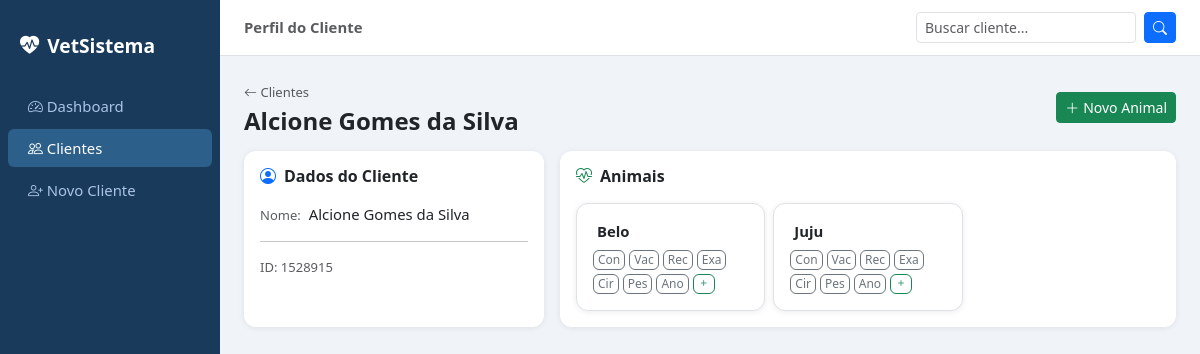
Page /clientes/1528915 on the committed database.
### tables this page shows
CREATE TABLE "clientes" (id INTEGER PRIMARY KEY AUTOINCREMENT, "id_cliente" TEXT, "nome" TEXT);

CREATE TABLE "animais" (id INTEGER PRIMARY KEY AUTOINCREMENT, "id_cliente" TEXT, "id_animal" TEXT, "nome_cliente" TEXT, "nome_animal" TEXT);

### app.py (the view)
@app.route("/clientes/<id_cliente>")
def cliente(id_cliente):
    dados   = db.get_cliente(id_cliente)
    animais = db.get_animais_cliente(id_cliente)
    secao   = request.args.get("secao", "")
    id_animal = request.args.get("animal", "")
    registros = []
    if secao and id_animal:
        registros = db.get_registros_animal(id_cliente, id_animal, secao)
    return render_template("cliente.html",
                           cliente=dados,
                           id_cliente=id_cliente,
                           animais=animais,
                           secoes=SECOES,
                           secao_ativa=secao,
                           id_animal_ativo=id_animal,
                           registros=registros)

### app.py (called while the page is built)
@app.before_request
def setup():
    db.init_db()

### database.py (called while the page is built, shortened)
def get_db():
    conn = sqlite3.connect(DB_PATH)
    conn.row_factory = sqlite3.Row
    conn.execute("PRAGMA journal_mode=WAL")
    return conn

def init_db(force=False):
    if force and os.path.exists(DB_PATH):
        os.remove(DB_PATH)
        print("Banco removido, recriando...")
    if os.path.exists(DB_PATH) and not force:
        return  # já existe

def get_cliente(id_cliente):
    conn = get_db()
    cliente = None
    for tabela in ("clientes_raw", "clientes_extra", "clientes"):
        try:
            row = conn.execute(
                f'SELECT * FROM "{tabela}" WHERE id_cliente = ? OR "#" = ? OR "id" = ?',
                (str(id_cliente), str(id_cliente), str(id_cliente))
            ).fetchone()
            if row:
                cliente = dict(row)
                break
        except Exception:
            continue
    if not cliente:
        row = conn.execute(
            'SELECT * FROM clientes_novos WHERE id = ?', (id_cliente,)
        ).fetchone()
        if row:
            cliente = dict(row)
    conn.close()
    return cliente

def get_animais_cliente(id_cliente):
    conn = get_db()
    rows = conn.execute(
        'SELECT * FROM animais WHERE id_cliente = ?', (str(id_cliente),)
    ).fetchall()
    novos = conn.execute(
        'SELECT * FROM animais_novos WHERE id_cliente = ?', (str(id_cliente),)
    ).fetchall()
    conn.close()
    return [dict(r) for r in rows] + [dict(r) for r in novos]

### templates/cliente.html (shortened to what this page needs)
{% extends "base.html" %}
{% block topbar_title %}Perfil do Cliente{% endblock %}
{% block content %}
{% set nome = cliente.get('nome') or cliente.get('Nome') or 'Cliente' if cliente else 'Cliente não encontrado' %}
<div class="d-flex justify-content-between align-items-center mb-3">
  <div>
    <a href="{{ url_for('clientes') }}" class="text-muted text-decoration-none small">
      <i class="bi bi-arrow-left"></i> Clientes
    </a>
    <h4 class="fw-bold mb-0 mt-1">{{ nome }}</h4>
  </div>
  <a href="{{ url_for('novo_animal', id_cliente=id_cliente) }}" class="btn btn-success btn-sm">
    <i class="bi bi-plus-lg me-1"></i>Novo Animal
  </a>
</div>
<div class="row g-3 mb-4">
  <div class="col-md-4">
    <div class="card h-100">
      <div class="card-body">
        <h6 class="fw-bold mb-3"><i class="bi bi-person-circle me-2 text-primary"></i>Dados do Cliente</h6>
        {% if cliente %}
          {% for k, v in cliente.items() %}
            {% if v and k not in ('id', 'id_cliente', '#') %}
            <div class="mb-1">
              <span class="text-muted small">{{ k | replace('_',' ') | title }}:</span>
              <span class="ms-1">{{ v }}</span>
            </div>
            {% endif %}
          {% endfor %}
        {% else %}
          <p class="text-muted">Dados não encontrados.</p>
        {% endif %}
        <hr>
        <div class="text-muted small">ID: {{ id_cliente }}</div>
      </div>
    </div>
  </div>
  <div class="col-md-8">
    <div class="card h-100">
      <div class="card-body">
        <h6 class="fw-bold mb-3"><i class="bi bi-heart-pulse me-2 text-success"></i>Animais</h6>
        {% if animais %}
          <div class="row g-2">
            {% for animal in animais %}
            {% set aid = animal.get('id_animal') or animal.get('id') or '' %}
            {% set nome_a = animal.get('nome_animal') or animal.get('nome') or '?' %}
            <div class="col-sm-6 col-lg-4">
              <div class="card border {% if aid == id_animal_ativo %}border-primary bg-primary bg-opacity-10{% endif %} h-100">
                <div class="card-body p-3">
                  <div class="fw-semibold mb-1">{{ nome_a }}</div>
                  <div class="mt-2 d-flex flex-wrap gap-1">
                    {% for secao_key, secao_label in secoes %}
                    <a href="{{ url_for('cliente', id_cliente=id_cliente, animal=aid, secao=secao_key) }}"
                       class="btn btn-xs btn-outline-secondary py-0 px-1"
                       style="font-size:.75rem"
                       title="{{ secao_label }}">
                      {{ secao_label[:3] }}
                    </a>
                    {% endfor %}
                    <a href="{{ url_for('novo_registro', id_cliente=id_cliente, id_animal=aid) }}"
                       class="btn btn-xs btn-outline-success py-0 px-1" style="font-size:.75rem" title="Novo registro">
                      <i class="bi bi-plus"></i>
                    </a>
                  </div>
                </div>
              </div>
            </div>
            {% endfor %}
          </div>
        {% endif %}
      </div>
    </div>
  </div>
</div>
{% endblock %}

### templates/base.html (shortened to what this page needs)
<!DOCTYPE html>
<html lang="pt-BR">
<head>
  <link href="https://cdn.jsdelivr.net/npm/bootstrap@5.3.3/dist/css/bootstrap.min.css" rel="stylesheet">
  <link href="https://cdn.jsdelivr.net/npm/bootstrap-icons@1.11.3/font/bootstrap-icons.min.css" rel="stylesheet">
</head>
<body>
<nav class="sidebar">
  <div class="brand"><i class="bi bi-heart-pulse-fill me-2"></i>VetSistema</div>
  <ul class="nav flex-column">
    <li class="nav-item">
      <a class="nav-link {% if request.endpoint == 'dashboard' %}active{% endif %}" href="{{ url_for('dashboard') }}">
        <i class="bi bi-speedometer2"></i> Dashboard
      </a>
    </li>
    <li class="nav-item">
      <a class="nav-link {% if request.endpoint in ('clientes','cliente') %}active{% endif %}" href="{{ url_for('clientes') }}">
        <i class="bi bi-people"></i> Clientes
      </a>
    </li>
    <li class="nav-item">
      <a class="nav-link" href="{{ url_for('novo_cliente') }}">
        <i class="bi bi-person-plus"></i> Novo Cliente
      </a>
    </li>
  </ul>
</nav>
<div class="topbar d-flex align-items-center justify-content-between">
  <span class="text-muted fw-semibold">{% block topbar_title %}{% endblock %}</span>
  <form class="d-flex" action="{{ url_for('clientes') }}" method="get">
    <input class="form-control form-control-sm me-2" name="q" placeholder="Buscar cliente..." style="width:220px">
    <button class="btn btn-sm btn-primary"><i class="bi bi-search"></i></button>
  </form>
</div>
<div class="main">
  {% block content %}{% endblock %}
</div>
</body>
</html>

### templates/base.html (style rules this page uses)
body { background: #f0f4f8; font-size: 0.93rem; }
.sidebar { min-height: 100vh; background: #1a3a5c; color: #cfe2ff; width: 220px; position: fixed; top: 0; left: 0; padding-top: 1rem; z-index: 100; }
.sidebar .brand { font-size: 1.2rem; font-weight: 700; color: #fff; padding: 1rem 1.25rem 1.5rem; }
.sidebar .nav-link { color: #aac4e4; padding: .5rem 1.25rem; border-radius: 6px; margin: 2px 8px; }
.sidebar .nav-link:hover, .sidebar .nav-link.active { background: #2c5f8a; color: #fff; }
.sidebar .nav-link i { width: 20px; }
.main { margin-left: 220px; padding: 1.5rem; }
.topbar { background: #fff; border-bottom: 1px solid #dee2e6; padding: .75rem 1.5rem; margin-left: 220px; position: sticky; top: 0; z-index: 99; }
.card { border: none; border-radius: 12px; box-shadow: 0 1px 6px rgba(0,0,0,.08); }

### rows in the picture
clientes: nome "Alcione Gomes da Silva", k "Nome"
animais: nome_animal "Belo", secao_label "Con" "Vac" "Rec" "Exa" "Cir" "Pes" "Ano"
animais: nome_animal "Juju", secao_label "Con" "Vac" "Rec" "Exa" "Cir" "Pes" "Ano"

### other values in the picture
{{ id_cliente }} "1528915"
